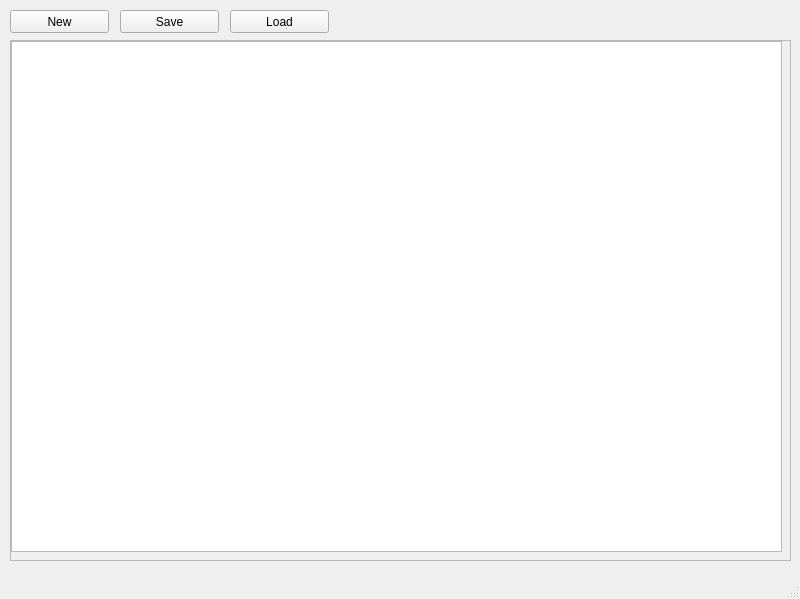
<?xml version="1.0" encoding="UTF-8"?>
<ui version="4.0">
 <class>MainWindow</class>
 <widget class="QMainWindow" name="MainWindow">
  <property name="geometry">
   <rect>
    <x>0</x>
    <y>0</y>
    <width>800</width>
    <height>599</height>
   </rect>
  </property>
  <property name="windowTitle">
   <string>MainWindow</string>
  </property>
  <widget class="QWidget" name="centralwidget">
   <widget class="QPushButton" name="NewButton">
    <property name="geometry">
     <rect>
      <x>10</x>
      <y>10</y>
      <width>99</width>
      <height>23</height>
     </rect>
    </property>
    <property name="text">
     <string>New</string>
    </property>
   </widget>
   <widget class="QPushButton" name="SaveButton">
    <property name="geometry">
     <rect>
      <x>120</x>
      <y>10</y>
      <width>99</width>
      <height>23</height>
     </rect>
    </property>
    <property name="text">
     <string>Save</string>
    </property>
   </widget>
   <widget class="QPushButton" name="LoadButton">
    <property name="geometry">
     <rect>
      <x>230</x>
      <y>10</y>
      <width>99</width>
      <height>23</height>
     </rect>
    </property>
    <property name="text">
     <string>Load</string>
    </property>
   </widget>
   <widget class="QScrollArea" name="scrollArea">
    <property name="geometry">
     <rect>
      <x>10</x>
      <y>40</y>
      <width>781</width>
      <height>521</height>
     </rect>
    </property>
    <property name="widgetResizable">
     <bool>true</bool>
    </property>
    <widget class="QWidget" name="scrollAreaWidgetContents">
     <property name="geometry">
      <rect>
       <x>0</x>
       <y>0</y>
       <width>775</width>
       <height>515</height>
      </rect>
     </property>
     <widget class="QTextEdit" name="textEdit">
      <property name="geometry">
       <rect>
        <x>0</x>
        <y>0</y>
        <width>771</width>
        <height>511</height>
       </rect>
      </property>
     </widget>
    </widget>
   </widget>
  </widget>
  <widget class="QMenuBar" name="menubar">
   <property name="geometry">
    <rect>
     <x>0</x>
     <y>0</y>
     <width>800</width>
     <height>20</height>
    </rect>
   </property>
  </widget>
  <widget class="QStatusBar" name="statusbar"/>
 </widget>
 <resources/>
 <connections/>
</ui>
